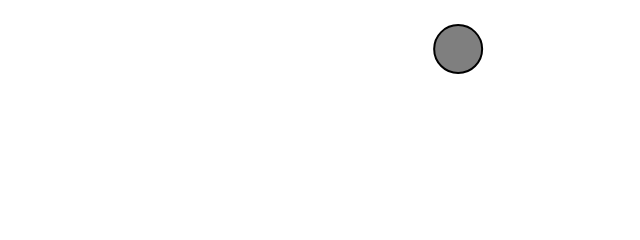
Frame 1 (no input)
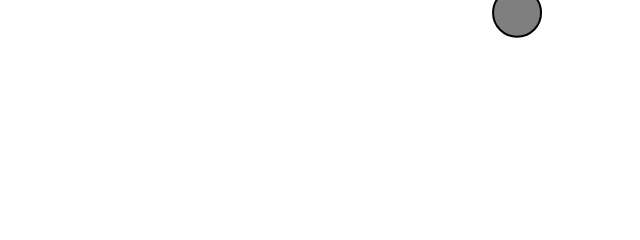
Frame 60 (no input)
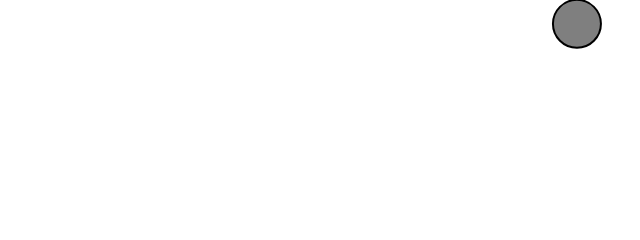
Frame 120 (the mouse pressed at the canvas centre since frame 60)

The p5.js sketch that drew these frames (run headless with seeded random() and noise() and a simulated clock; from frame 60 on, the mouse is pressed at the canvas centre):

// p5.js sketch
// ── sketch.js
let walker;

function setup() {
    createCanvas(640, 240);

    walker = new Walker();

}

function draw() {
    background(255);

    walker.update();
    walker.checkEdges();
    walker.show();
}

class Walker {
    constructor() {
        this.position = createVector(random(width), random(height));
        this.velocity = createVector(random(-2, 2), random(-2, 2));
    }

    update() {
        this.position.add(this.velocity);
    }

    show() {
        stroke(0);
        strokeWeight(2);
        fill(127);
        circle(this.position.x, this.position.y, 48);
    }

    checkEdges() {
        if (this.position.x > width || this.position.x < 0) {
            this.velocity.x = this.velocity.x * -1;
        }
        if (this.position.y > height || this.position.y < 0) {
            this.velocity.y = this.velocity.y * -1;
        }
    }
}
